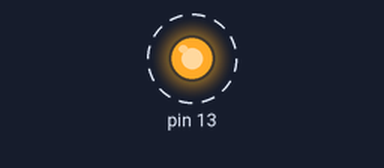
This sketch was run on a simulated Arduino Uno, built with avr-gcc and run on an emulated ATmega328P. Parts: output pins drawn as LEDs (lit = HIGH). Dashed ring = blinking. No radio packets arrive unless stated.

Above: at 0.5 s.
Timing chart, 0 to 4.7 s (numbered marks = the images above):
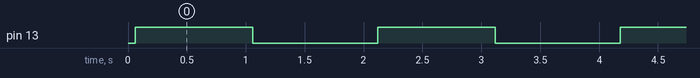

Measured:
- by itself, pin 13: alternates HIGH for 1.0 s and LOW for 1.1 s

The sketch:

transmitter.ino
```cpp
#include <VirtualWire.h>
char *controller;
void setup() {
  pinMode(13,OUTPUT);
vw_set_ptt_inverted(true); //
vw_set_tx_pin(8);
vw_setup(4000);// speed of data transfer Kbps
}

void loop(){

controller="B1"  ;
vw_send((uint8_t *)controller, strlen(controller));
vw_wait_tx(); // Wait until the whole message is gone
digitalWrite(13,1);
delay(1000);
digitalWrite(13,0);
delay(1000);

}
```
